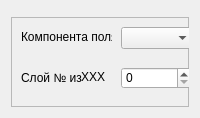
      <widget class="QWidget" name="tab5_result">
       <property name="enabled">
        <bool>true</bool>
       </property>
       <attribute name="title">
        <string>Результат</string>
       </attribute>
       <layout class="QVBoxLayout" name="verticalLayout_3">
        <item>
         <widget class="PlotWidget" name="graphWidget" native="true"/>
        </item>
        <item>
         <widget class="QFrame" name="frame_2">
          <property name="minimumSize">
           <size>
            <width>0</width>
            <height>90</height>
           </size>
          </property>
          <property name="maximumSize">
           <size>
            <width>16777215</width>
            <height>90</height>
           </size>
          </property>
          <property name="frameShape">
           <enum>QFrame::StyledPanel</enum>
          </property>
          <property name="frameShadow">
           <enum>QFrame::Raised</enum>
          </property>
          <widget class="QPushButton" name="pBtn_Result">
           <property name="geometry">
            <rect>
             <x>370</x>
             <y>10</y>
             <width>141</width>
             <height>71</height>
            </rect>
           </property>
           <property name="text">
            <string>Развертка картины поля</string>
           </property>
          </widget>
          <widget class="QSpinBox" name="spBox_LayerNum">
           <property name="geometry">
            <rect>
             <x>110</x>
             <y>50</y>
             <width>71</width>
             <height>22</height>
            </rect>
           </property>
           <property name="maximum">
            <number>500</number>
           </property>
          </widget>
          <widget class="QPushButton" name="pBtn_ResultInFrame">
           <property name="geometry">
            <rect>
             <x>190</x>
             <y>10</y>
             <width>161</width>
             <height>71</height>
            </rect>
           </property>
           <property name="text">
            <string>График компоненты от угла</string>
           </property>
          </widget>
          <widget class="QComboBox" name="cBox_FieldComponent">
           <property name="geometry">
            <rect>
             <x>110</x>
             <y>10</y>
             <width>73</width>
             <height>22</height>
            </rect>
           </property>
          </widget>
          <widget class="QLabel" name="label_5">
           <property name="geometry">
            <rect>
             <x>10</x>
             <y>50</y>
             <width>61</width>
             <height>21</height>
            </rect>
           </property>
           <property name="text">
            <string>Слой № из</string>
           </property>
          </widget>
          <widget class="QLabel" name="label_6">
           <property name="geometry">
            <rect>
             <x>10</x>
             <y>10</y>
             <width>91</width>
             <height>20</height>
            </rect>
           </property>
           <property name="text">
            <string>Компонента поля</string>
           </property>
          </widget>
          <widget class="QLabel" name="lbl_LayersSum">
           <property name="geometry">
            <rect>
             <x>70</x>
             <y>50</y>
             <width>31</width>
             <height>20</height>
            </rect>
           </property>
           <property name="text">
            <string>XXX</string>
           </property>
          </widget>
          <widget class="QPushButton" name="pBtn_SaveImg">
           <property name="geometry">
            <rect>
             <x>530</x>
             <y>10</y>
             <width>141</width>
             <height>71</height>
            </rect>
           </property>
           <property name="text">
            <string>Сохранить график</string>
           </property>
          </widget>
         </widget>
        </item>
       </layout>
      </widget>
